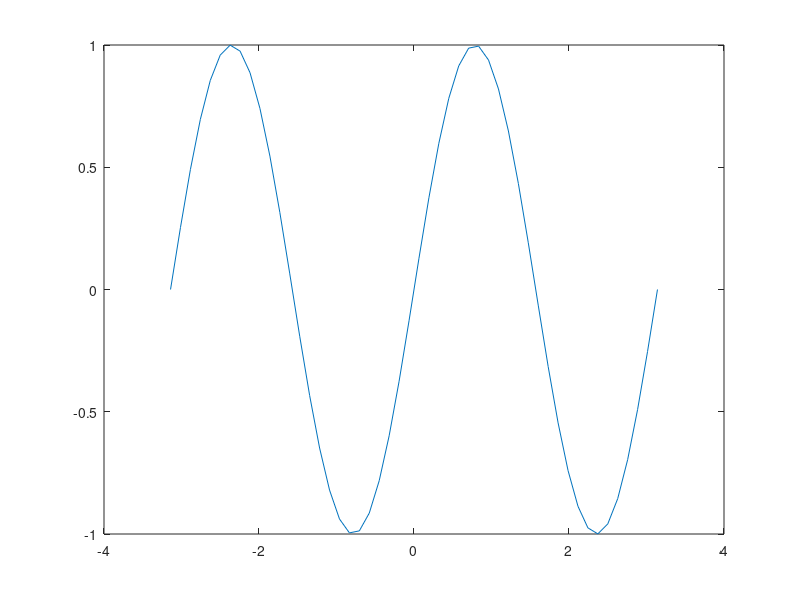

MATLAB code for this plot:
clc
clear all
%disegnare 4 funzioni in [-pi _ pi]
%costruisco un vettore X il quale prende un certo numero di punti nel mio
%50 è il numero di punti che voglio creare
X=linspace(-pi, pi, 50);
%MOLTIPLICO IL MIO VETTORE PER I VARI SCALARI
Y1=sin((1/3)*X);
Y2=sin((1/2)*X);
Y3=sin(1*X);
Y4=sin(2*X);
%STAMPA DEI GRAFICI
figure(1);
%hold on IN CASO DI PIU CHIAMATE PLOT
%plot(X, Y1, 'b-',X, Y2, 'm-',X, Y3, 'c-',X, Y4, 'g-');
%plot(X, Y2, 'm-');
%plot(X, Y3, 'c-');
%plot(X, Y4, 'g-');
SCALARI=[1/3, 1/2, 1, 2];
Types=['b-', 'm-', 'c-', 'g-'];
for i=1:1:4
   k=SCALARI(i);
   plot(X, sin(k*X), Types(i));
end